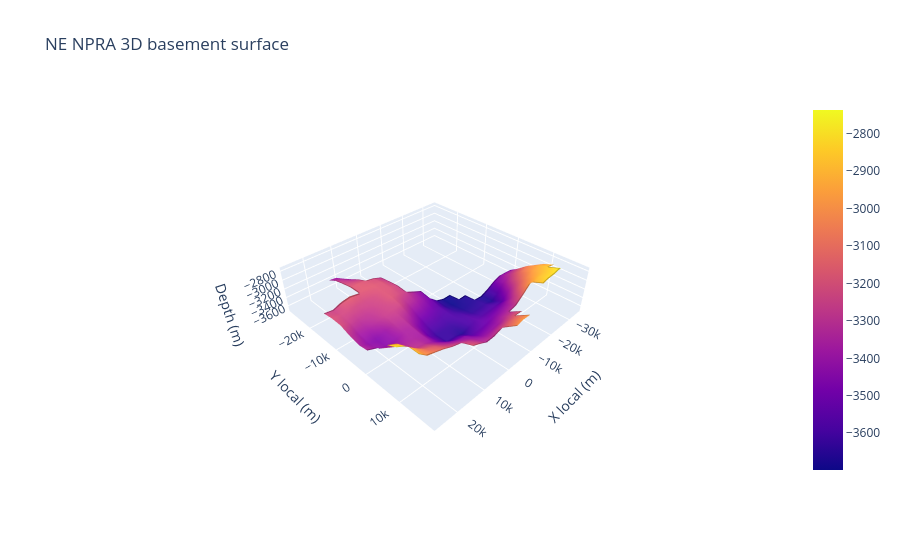

The notebook cell this image was saved under:
### Code cell
import numpy as np
import plotly.graph_objects as go

X = grid.columns.values
Y = grid.index.values
Z = grid.values

fig = go.Figure(
    data=[
        go.Surface(
            x=X,
            y=Y,
            z=Z
        )
    ]
)

fig.update_layout(
    title="NE NPRA 3D basement surface",
    scene=dict(
        xaxis_title="X local (m)",
        yaxis_title="Y local (m)",
        zaxis_title="Depth (m)",
        aspectmode="manual",
        aspectratio=dict(x=1, y=1, z=0.25)
    )
)

fig.show()

### Figure 1 — Plotly figure (JSON) as saved in the notebook; plotly's stock layout.template omitted (floating-point values rounded to 4 significant figures; data arrays with more than 128 entries replaced by an {"elided": "..."} marker saying what was removed)
{"data": [{"type": "surface", "x": [-34130.0, -31130.0, -28130.0, -25130.0, -22130.0, -19130.0, -16130.0, -13130.0, -10130.0, -7131.0, -4131.0, -1131.0, 1869.0, 4869.0, 7869.0, 10870.0, 13870.0, 16870.0, 19870.0, 22870.0, 25870.0], "y": [-27360.0, -24360.0, -21360.0, -18360.0, -15360.0, -12360.0, -9361.0, -6361.0, -3361.0, -361.3, 2639.0, 5639.0, 8639.0, 11640.0, 14640.0, 17640.0], "z": {"elided": "16x21 float values"}}], "layout": {"scene": {"aspectmode": "manual", "aspectratio": {"x": 1, "y": 1, "z": 0.25}, "xaxis": {"title": {"text": "X local (m)"}}, "yaxis": {"title": {"text": "Y local (m)"}}, "zaxis": {"title": {"text": "Depth (m)"}}}, "title": {"text": "NE NPRA 3D basement surface"}}}
